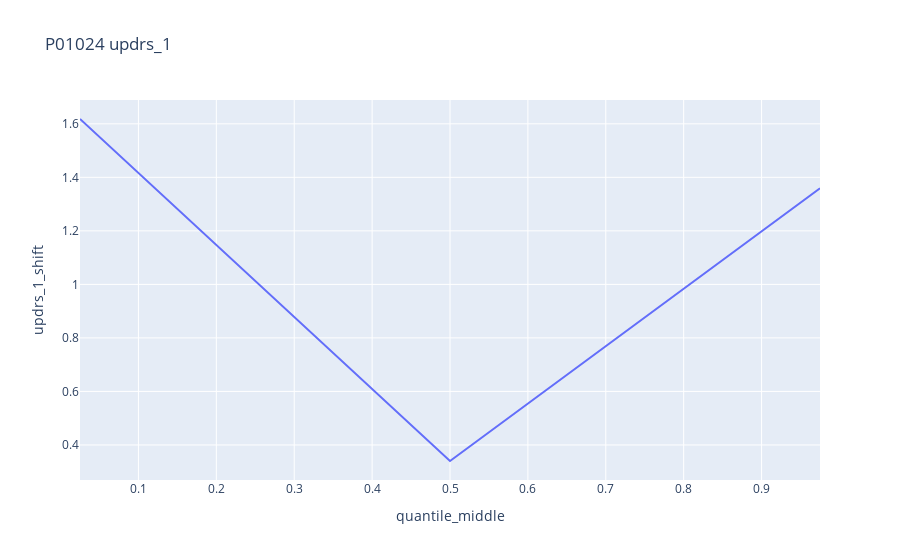
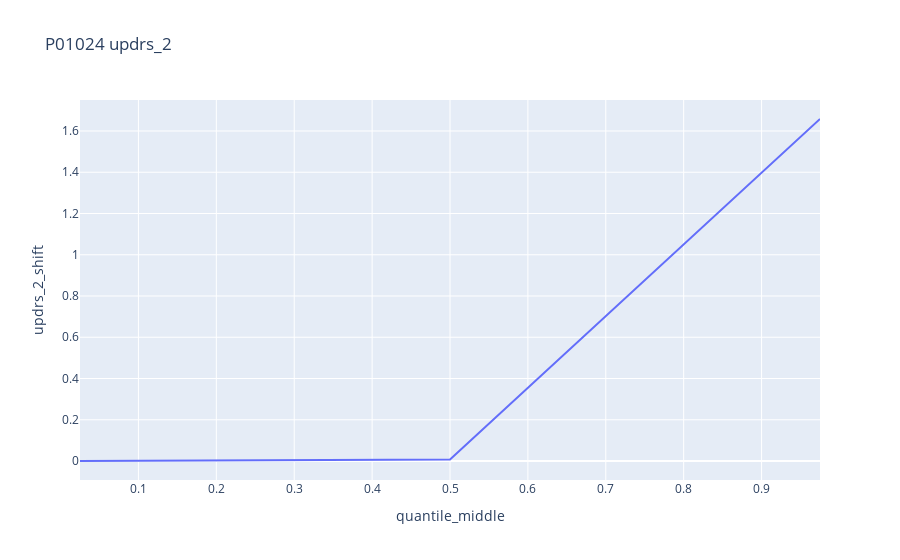
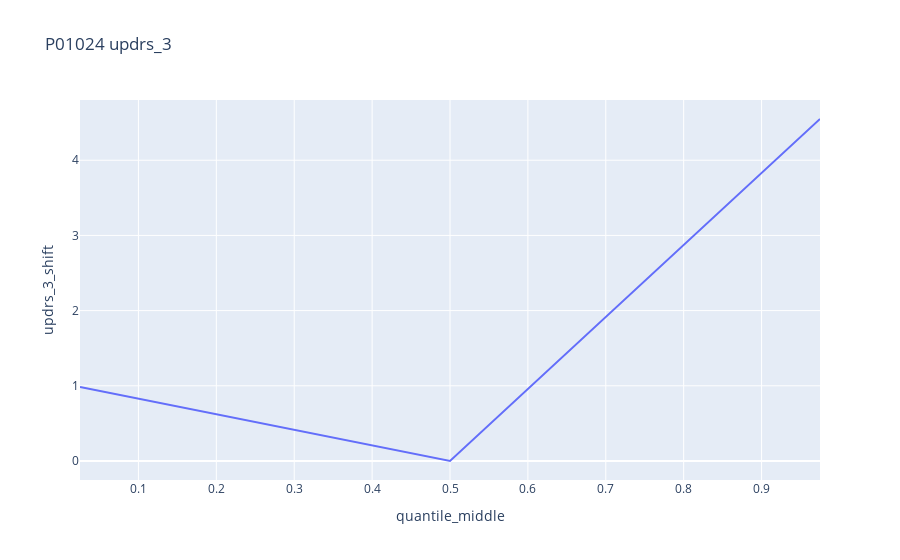
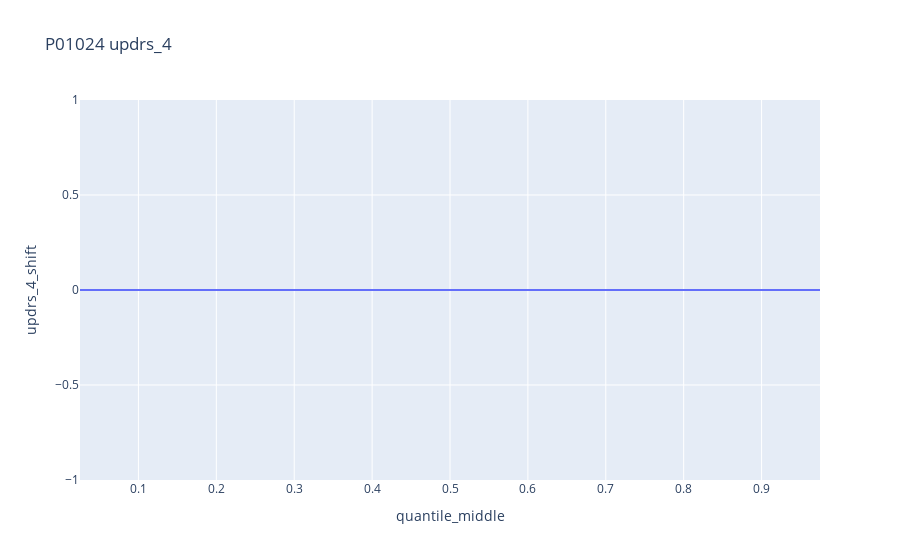

The cell these charts' notebook holds for them, in order:
### Code cell
for target in ['updrs_1', 'updrs_2', 'updrs_3', 'updrs_4']:
    fig = px.line(
        df_plot,
        y=f'{target}_shift',
        x='quantile_middle',
        title=feature + ' ' + target
    )
    fig.show()

### Figure 1 — Plotly figure (JSON) as saved in the notebook; plotly's stock layout.template omitted (floating-point values rounded to 4 significant figures)
{"data": [{"hovertemplate": "quantile_middle=%{x}<br>updrs_1_shift=%{y}<extra></extra>", "legendgroup": "", "line": {"color": "#636efa", "dash": "solid"}, "marker": {"symbol": "circle"}, "mode": "lines", "name": "", "orientation": "v", "showlegend": false, "type": "scatter", "x": [0.025, 0.5, 0.975], "xaxis": "x", "y": [1.618, 0.34, 1.359], "yaxis": "y"}], "layout": {"legend": {"tracegroupgap": 0}, "title": {"text": "P01024 updrs_1"}, "xaxis": {"anchor": "y", "domain": [0, 1], "title": {"text": "quantile_middle"}}, "yaxis": {"anchor": "x", "domain": [0, 1], "title": {"text": "updrs_1_shift"}}}}

### Figure 2 — Plotly figure (JSON) as saved in the notebook; plotly's stock layout.template omitted (floating-point values rounded to 4 significant figures)
{"data": [{"hovertemplate": "quantile_middle=%{x}<br>updrs_2_shift=%{y}<extra></extra>", "legendgroup": "", "line": {"color": "#636efa", "dash": "solid"}, "marker": {"symbol": "circle"}, "mode": "lines", "name": "", "orientation": "v", "showlegend": false, "type": "scatter", "x": [0.025, 0.5, 0.975], "xaxis": "x", "y": [1.518e-11, 0.006766, 1.658], "yaxis": "y"}], "layout": {"legend": {"tracegroupgap": 0}, "title": {"text": "P01024 updrs_2"}, "xaxis": {"anchor": "y", "domain": [0, 1], "title": {"text": "quantile_middle"}}, "yaxis": {"anchor": "x", "domain": [0, 1], "title": {"text": "updrs_2_shift"}}}}

### Figure 3 — Plotly figure (JSON) as saved in the notebook; plotly's stock layout.template omitted (floating-point values rounded to 4 significant figures)
{"data": [{"hovertemplate": "quantile_middle=%{x}<br>updrs_3_shift=%{y}<extra></extra>", "legendgroup": "", "line": {"color": "#636efa", "dash": "solid"}, "marker": {"symbol": "circle"}, "mode": "lines", "name": "", "orientation": "v", "showlegend": false, "type": "scatter", "x": [0.025, 0.5, 0.975], "xaxis": "x", "y": [0.9849, 1.973e-11, 4.548], "yaxis": "y"}], "layout": {"legend": {"tracegroupgap": 0}, "title": {"text": "P01024 updrs_3"}, "xaxis": {"anchor": "y", "domain": [0, 1], "title": {"text": "quantile_middle"}}, "yaxis": {"anchor": "x", "domain": [0, 1], "title": {"text": "updrs_3_shift"}}}}

### Figure 4 — Plotly figure (JSON) as saved in the notebook; plotly's stock layout.template omitted (floating-point values rounded to 4 significant figures)
{"data": [{"hovertemplate": "quantile_middle=%{x}<br>updrs_4_shift=%{y}<extra></extra>", "legendgroup": "", "line": {"color": "#636efa", "dash": "solid"}, "marker": {"symbol": "circle"}, "mode": "lines", "name": "", "orientation": "v", "showlegend": false, "type": "scatter", "x": [0.025, 0.5, 0.975], "xaxis": "x", "y": [1.777e-11, 1.777e-11, 1.777e-11], "yaxis": "y"}], "layout": {"legend": {"tracegroupgap": 0}, "title": {"text": "P01024 updrs_4"}, "xaxis": {"anchor": "y", "domain": [0, 1], "title": {"text": "quantile_middle"}}, "yaxis": {"anchor": "x", "domain": [0, 1], "title": {"text": "updrs_4_shift"}}}}
